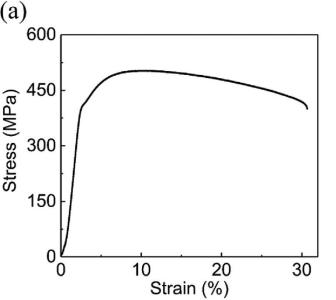
#> input picture image_folder/002.jpg, 336 x 300 px; its folder holds only this picture in this run
$ python axis.py
#> lines starting #> are read from the running program, lines starting #| are printed output that depends on the picture
import cv2
import numpy as np
import os
import pytesseract
import re


image_folder = 'image_folder'
result_folder = 'axis_folder'
os.makedirs(result_folder, exist_ok=True)


for image_file in os.listdir(image_folder):

    image_path = os.path.join(image_folder, image_file)
    image = cv2.imread(image_path)
#> image is the input picture: shape (300, 336, 3); min 0, max 255, mean 245.1


    gray = cv2.cvtColor(image, cv2.COLOR_BGR2GRAY)


    edges = cv2.Canny(gray, 50, 150, apertureSize=3)
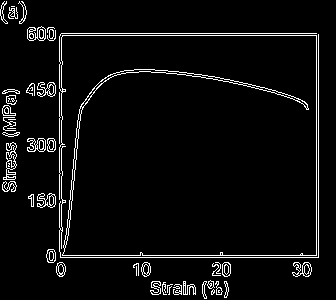
#> edges: shape (300, 336); 4.9% white in thin lines or dots


    lines = cv2.HoughLinesP(edges, 1, np.pi / 180, threshold=100, minLineLength=100, maxLineGap=10)
#> lines = [[46, 257, 318, 257], [46, 255, 318, 255], [27, 35, 318, 35], [27, 33, 316, 33], [318, 256, 318, 34], [316, 254, 316, 36], [59, 276, 59, 36], [61, 248, 61, 37], [67, 240, 82, 103], [64, 251, 79, 109]]


    min_distance_horizontal = float("inf")
    min_distance_vertical = float("inf")
    horizontal_line = None
    vertical_line = None
    for line in lines:
        x1, y1, x2, y2 = line[0]
        distance = np.sqrt((x1 - 0) ** 2 + (image.shape[0] - y1) ** 2)
        if abs(x2 - x1) > abs(y2 - y1):
            if distance < min_distance_horizontal:
                min_distance_horizontal = distance
                horizontal_line = line
        else:  #
            if distance < min_distance_vertical:
                min_distance_vertical = distance
                vertical_line = line
#> this loop made 10 passes
#> (x1, y1, x2, y2, distance, min_distance_vertical) on passes 5 to 7: (318, 256, 318, 34, 321, 321), (316, 254, 316, 36, 319.3, 319.3), (59, 276, 59, 36, 63.69, 63.69)
#> (x1, y1, x2, y2, distance, min_distance_horizontal) on pass 1: (46, 257, 318, 257, 62.97, 62.97)
#> after the loop, min_distance_horizontal = 62.97; min_distance_vertical = 63.69


    if horizontal_line is not None and vertical_line is not None:
        x1, y1, x2, y2 = horizontal_line[0]
#> x1 = 46; y1 = 257; x2 = 318; y2 = 257
        x3, y3, x4, y4 = vertical_line[0]
#> x3 = 59; y3 = 276; x4 = 59; y4 = 36
        intersection_x = int(((x1 * y2 - y1 * x2) * (x3 - x4) - (x1 - x2) * (x3 * y4 - y3 * x4)) / (
                    (x1 - x2) * (y3 - y4) - (y1 - y2) * (x3 - x4)))
#> intersection_x = 59
        intersection_y = int(((x1 * y2 - y1 * x2) * (y3 - y4) - (y1 - y2) * (x3 * y4 - y3 * x4)) / (
                    (x1 - x2) * (y3 - y4) - (y1 - y2) * (x3 - x4)))
#> intersection_y = 257
        print("Intersection point for {}: ({}, {})".format(image_file, intersection_x, intersection_y))
#| Intersection point for 002.jpg: (59, 257)
        cv2.line(image, (x1, y1), (x2, y2), (0, 0, 255), 3)
        cv2.line(image, (x3, y3), (x4, y4), (0, 0, 255), 3)
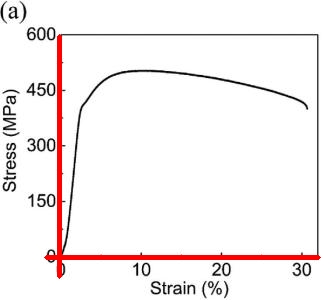
#> image: shape (300, 336, 3); mean B, G, R 240.4, 240.4, 246.9
        output_filepath = os.path.join(result_folder, image_file)
        cv2.imwrite(output_filepath, image)


        cropped_image1 = gray[0:intersection_y, 0:intersection_x]
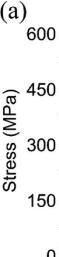
#> cropped_image1: shape (257, 59); min 0, max 255, mean 234.7
        cropped_image2 = gray[intersection_y:image.shape[0], intersection_x:image.shape[1]]
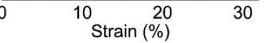
#> cropped_image2: shape (43, 277); min 0, max 255, mean 239


#> (the run stopped early here; a loop or call above may not have finished)

$ run again, on image_folder/010.jpg
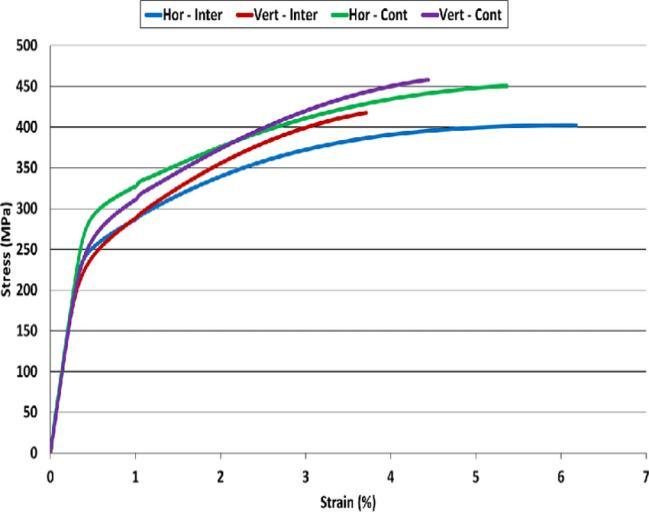
#> input picture image_folder/010.jpg, 649 x 520 px
#> image is the input picture: shape (520, 649, 3); mean B, G, R 244.7, 244.1, 243.6
#> `edges = cv2.Canny(gray, 50, 150, apertureSize=3)`:
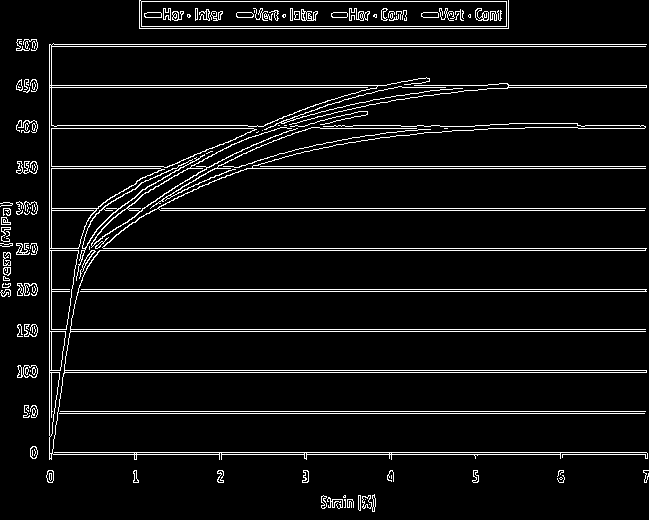
#> edges: shape (520, 649); 6.4% white in thin lines or dots
#> lines = 31 rows, first 6: [49, 289, 646, 289], [49, 248, 646, 248], [49, 291, 646, 291], [49, 413, 644, 413], [49, 372, 646, 372], [49, 329, 645, 329]
#> the loop `for line in lines:` made 31 passes
#> (x1, y1, x2, y2, distance, min_distance_horizontal) on passes 1, 3, 4, 9: (49, 289, 646, 289, 236.1, 236.1), (49, 291, 646, 291, 234.2, 234.2), (49, 413, 644, 413, 117.7, 117.7), (49, 454, 647, 454, 82.2, 82.2)
#> after the loop `for line in lines:`: min_distance_horizontal = 82.2; min_distance_vertical = 62.01
#> `x1, y1, x2, y2 = horizontal_line[0]`: x1 = 49; y1 = 454; x2 = 647; y2 = 454
#> x3 = 49; y3 = 482; x4 = 49; y4 = 45
#> intersection_x = 49
#> intersection_y = 454
#| Intersection point for 010.jpg: (49, 454)
#> `cropped_image2 = gray[intersection_y:image.shape[0], intersection_x:im..`:
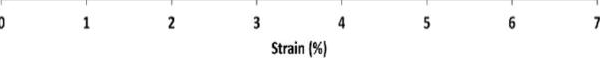
#> cropped_image2: shape (66, 600); min 0, max 255, mean 250.7

$ run again, on image_folder/011.jpg
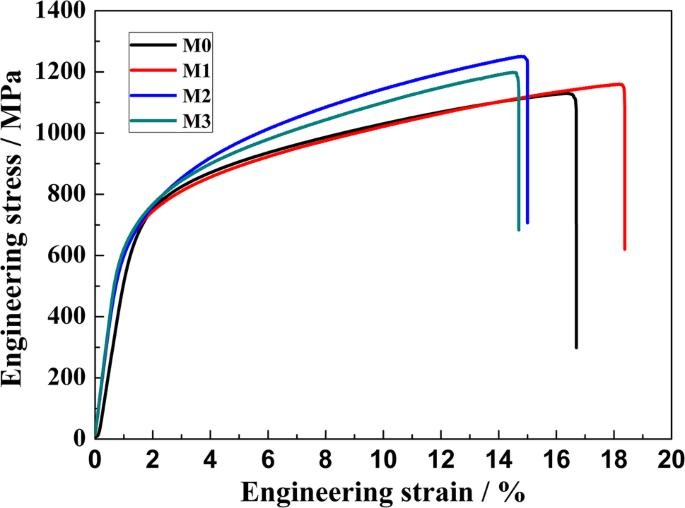
#> input picture image_folder/011.jpg, 685 x 508 px
#> image is the input picture: shape (508, 685, 3); mean B, G, R 240.5, 239.3, 239.8
#> `edges = cv2.Canny(gray, 50, 150, apertureSize=3)`:
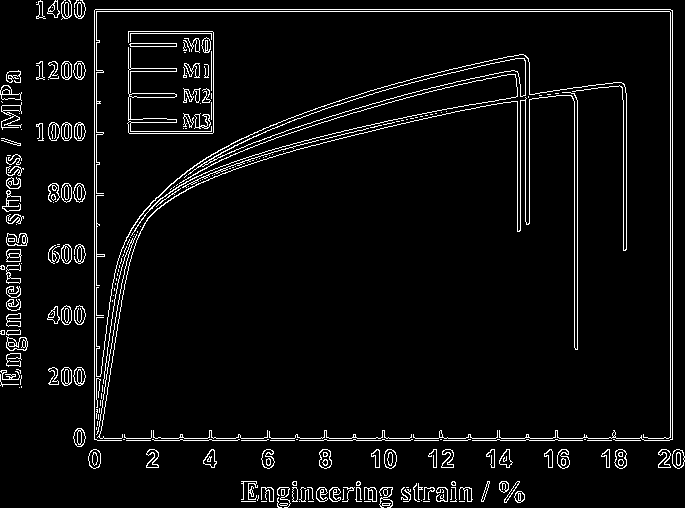
#> edges: shape (508, 685); 5.1% white in thin lines or dots
#> lines = 33 rows, first 6: [39, 9, 670, 9], [39, 11, 672, 11], [97, 440, 669, 440], [94, 452, 94, 10], [100, 438, 672, 438], [670, 439, 670, 12]
#> the loop `for line in lines:` made 33 passes
#> (x1, y1, x2, y2, distance, min_distance_horizontal) on passes 1 to 3: (39, 9, 670, 9, 500.5, 500.5), (39, 11, 672, 11, 498.5, 498.5), (97, 440, 669, 440, 118.5, 118.5)
#> after the loop `for line in lines:`: min_distance_horizontal = 118.5; min_distance_vertical = 104.4
#> `x1, y1, x2, y2 = horizontal_line[0]`: x1 = 97; y1 = 440; x2 = 669; y2 = 440
#> x3 = 96; y3 = 467; x4 = 96; y4 = 12
#> intersection_x = 96
#> intersection_y = 440
#| Intersection point for 011.jpg: (96, 440)
#> `cropped_image2 = gray[intersection_y:image.shape[0], intersection_x:im..`:
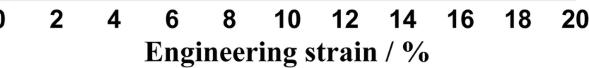
#> cropped_image2: shape (68, 589); min 0, max 255, mean 230.3

$ run again, on image_folder/013.jpg
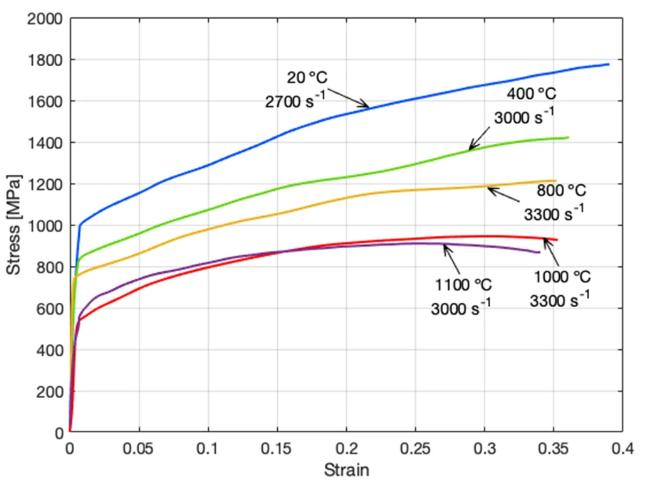
#> input picture image_folder/013.jpg, 646 x 481 px
#> image is the input picture: shape (481, 646, 3); mean B, G, R 243.6, 244.3, 244.8
#> `edges = cv2.Canny(gray, 50, 150, apertureSize=3)`:
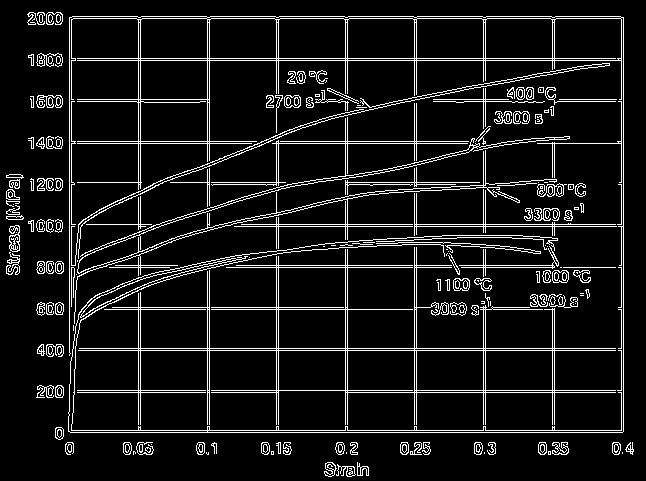
#> edges: shape (481, 646); 8.9% white in thin lines or dots
#> lines = 53 rows, first 6: [38, 348, 623, 348], [55, 432, 622, 432], [38, 392, 278, 392], [28, 16, 620, 16], [55, 430, 623, 430], [31, 58, 623, 58]
#> the loop `for line in lines:` made 53 passes
#> (x1, y1, x2, y2, distance, min_distance_vertical) on passes 16, 20, 26, 33: (623, 431, 623, 17, 625, 625), (276, 429, 276, 17, 280.9, 280.9), (138, 429, 138, 17, 147.5, 147.5), (69, 355, 69, 17, 143.7, 143.7)
#> after the loop `for line in lines:`: min_distance_horizontal = 73.66; min_distance_vertical = 143.7
#> `x1, y1, x2, y2 = horizontal_line[0]`: x1 = 55; y1 = 432; x2 = 622; y2 = 432
#> x3 = 69; y3 = 355; x4 = 69; y4 = 17
#> intersection_x = 69
#> intersection_y = 432
#| Intersection point for 013.jpg: (69, 432)
#> `cropped_image2 = gray[intersection_y:image.shape[0], intersection_x:im..`:
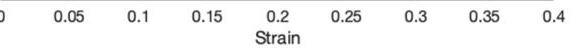
#> cropped_image2: shape (49, 577); min 24, max 255, mean 244.7

$ run again, on image_folder/004.jpg
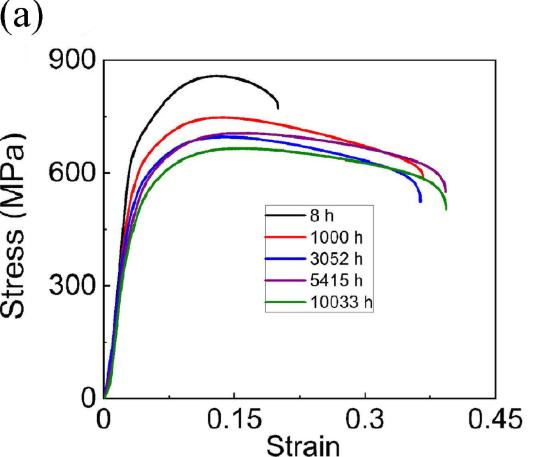
#> input picture image_folder/004.jpg, 545 x 457 px
#> image is the input picture: shape (457, 545, 3); mean B, G, R 242.1, 241.3, 242
#> edges: shape (457, 545); 5.1% white in thin lines or dots
#> lines = 17 rows, first 6: [81, 397, 496, 397], [81, 399, 496, 399], [50, 59, 496, 59], [53, 61, 496, 61], [104, 384, 104, 62], [494, 396, 494, 62]
#> the loop `for line in lines:` made 17 passes
#> (x1, y1, x2, y2, distance, min_distance_horizontal) on passes 1 to 2: (81, 397, 496, 397, 100.8, 100.8), (81, 399, 496, 399, 99.62, 99.62)
#> after the loop `for line in lines:`: min_distance_horizontal = 99.62; min_distance_vertical = 112.3
#> `x1, y1, x2, y2 = horizontal_line[0]`: x1 = 81; y1 = 399; x2 = 496; y2 = 399
#> x3 = 102; y3 = 410; x4 = 102; y4 = 60
#> intersection_x = 102
#> intersection_y = 399
#| Intersection point for 004.jpg: (102, 399)
#> `cropped_image2 = gray[intersection_y:image.shape[0], intersection_x:im..`:
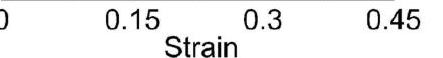
#> cropped_image2: shape (58, 443); min 0, max 255, mean 238.9
